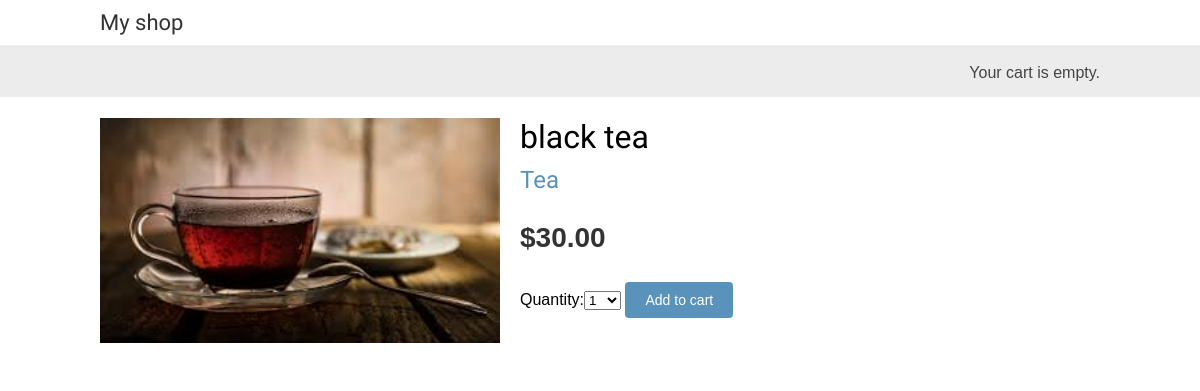
/2/black-tea/, run on the app's committed database.
### shop/models.py (models this page shows, shortened)
class Product(models.Model):
    category = models.ForeignKey(Category,related_name='products',on_delete=models.CASCADE)
    name = models.CharField(max_length=200, db_index=True)
    slug = models.SlugField(max_length=200, db_index=True)
    image = models.ImageField(upload_to='products/%Y/%m/%d',blank=True)
    description = models.TextField(blank=True)
    price = models.DecimalField(max_digits=10,decimal_places=2)
    available = models.BooleanField(default=True)
    created = models.DateTimeField(auto_now_add=True)
    updated = models.DateTimeField(auto_now=True)
    class Meta:
        ordering = ('name',)
        index_together = (('id', 'slug'),)

class Category(models.Model):
    name = models.CharField(max_length=200, db_index=True)
    slug = models.SlugField(max_length=200, unique=True)
    class Meta:
        ordering = ('name',)
        verbose_name = 'category'
        verbose_name_plural = 'categories'
    def __str__(self):
        return self.name
    def get_absolute_url(self):
        return reverse('shop:product_list_by_category', args=[self.slug])

### shop/views.py (the view)
# urls.py: path('<int:id>/<slug:slug>/', views.product_detail,
def product_detail(request, id, slug):
    product = get_object_or_404(Product,id=id, slug = slug, available=True)
    cart_product_form = CartAddProductForm()
    return render(request, 'shop/product/detail.html',{'product': product,'cart_product_form': cart_product_form})

### cart/forms.py
class CartAddProductForm(forms.Form):
    quantity = forms.TypedChoiceField(
                                choices=PRODUCT_QUANTITY_CHOICES,
                                coerce=int)
    override = forms.BooleanField(required=False,
                                  initial=False,
                                  widget=forms.HiddenInput)

### cart/cart.py (called while the page is built)
    def __len__(self):
        return sum(item['quantity'] for item in self.cart.values())

### cart/context_processors.py (called while the page is built)
def cart(request):
    return {'cart': Cart(request)}

### shop/templates/shop/product/detail.html (shortened to what this page needs)
{% extends "shop/base.html" %}
{% load static %}
{% block content %}
  <div class="product-detail">
    <img src="{% if product.image %}{{ product.image.url }}{% else %}
    {% static "img/no_image.png" %}{% endif %}">
    <h1>{{ product.name }}</h1>
    <h2>
      <a href="{{ product.category.get_absolute_url }}">
        {{ product.category }}
      </a>
    </h2>
    <p class="price">${{ product.price }}</p>
    <form action="{% url "cart:cart_add" product.id %}" method="post">
      {{ cart_product_form }}
      <input type="submit" value="Add to cart">
    </form>
  </div>
{% endblock %}

### shop/static/css/base.css (style rules this page uses)
body { margin:0; padding:0; font-family:helvetica, sans-serif; }
h1, h2, h3, h4, h5 , h6 { font-family: 'Ubuntu', sans-serif; font-weight:normal; }
a { text-decoration:none; color:#5993bb; }
a.button, input[type="submit"] { color:#fff; background:#5993bb; border-radius:4px; padding:10px 20px; font-size:14px; border:0; }
.product-detail { text-align:justify; }
.product-detail .price { color:#333; font-size:28px; font-weight:bold; }
.product-detail img { width:40%; float:left; padding:0 20px 20px 0; }
.product-detail h1 { margin-bottom:0; }
.product-detail h2 { margin-top:10px; }

### data on the page
Product: image (picture), name "black tea", category "Tea", price "30.00"
